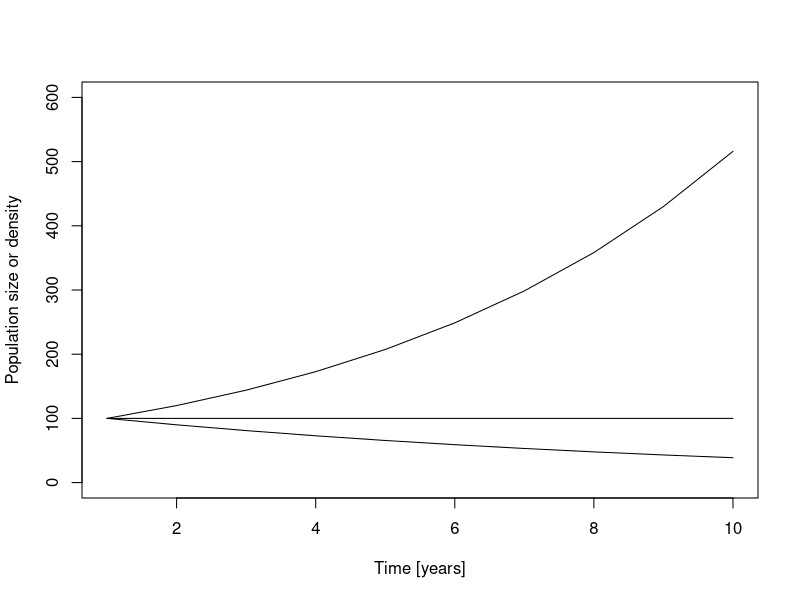
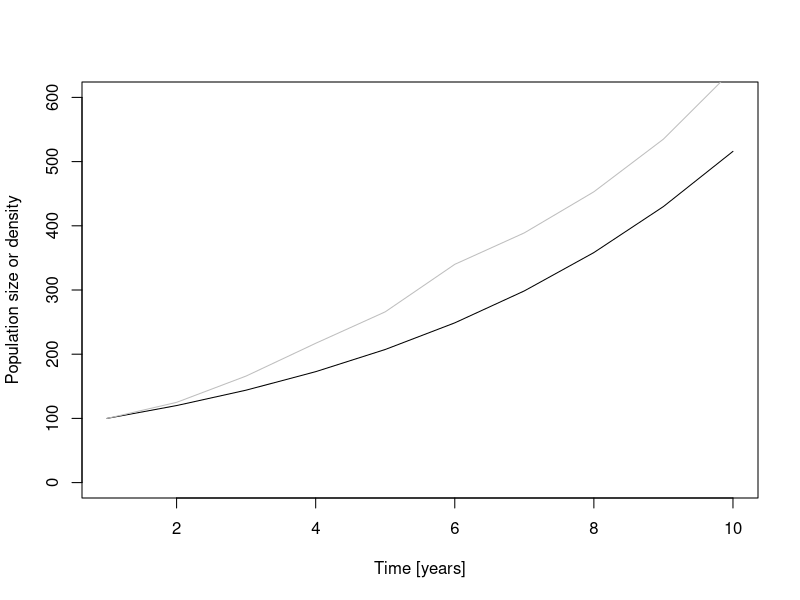
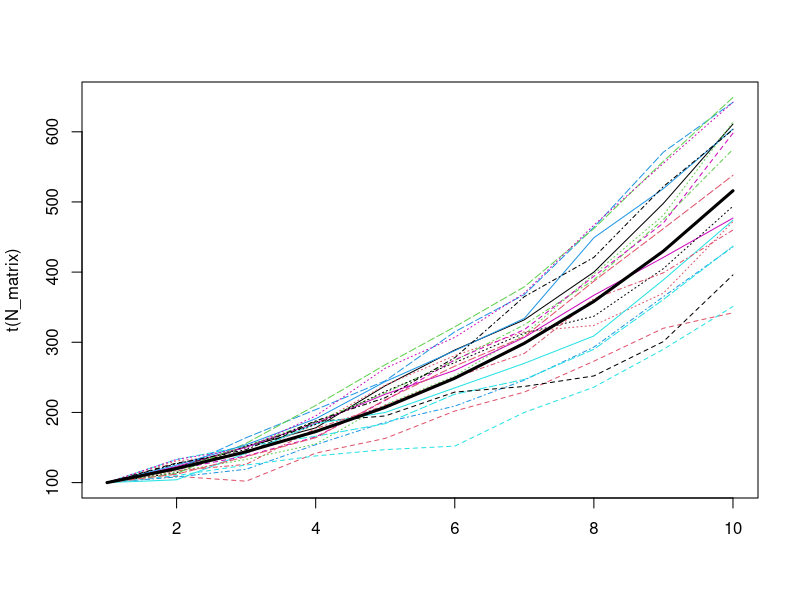
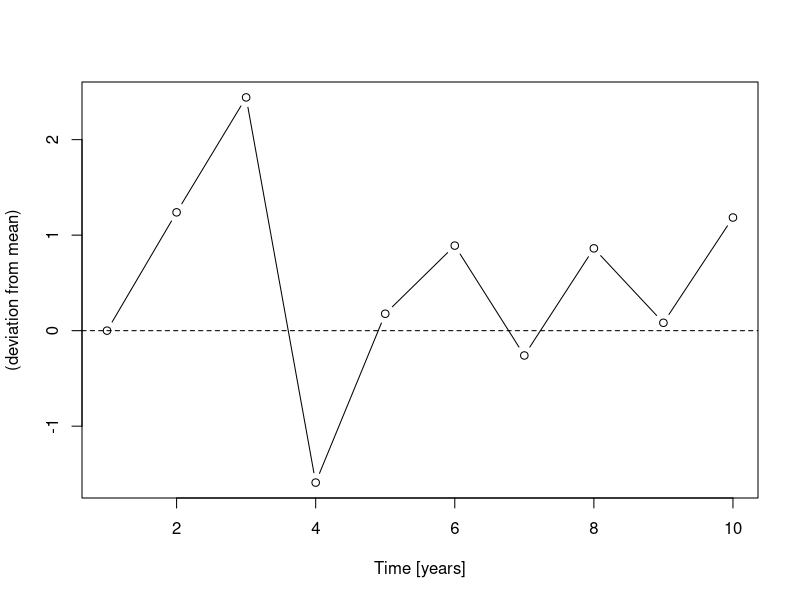
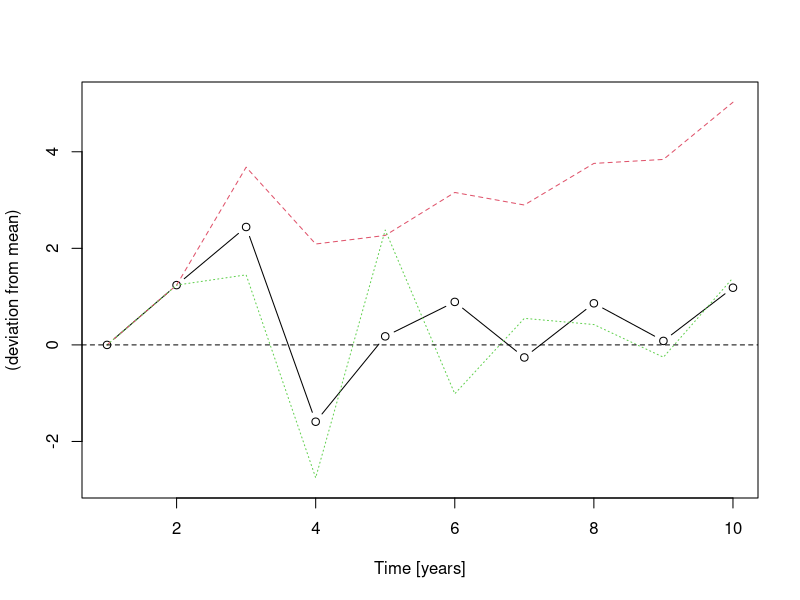
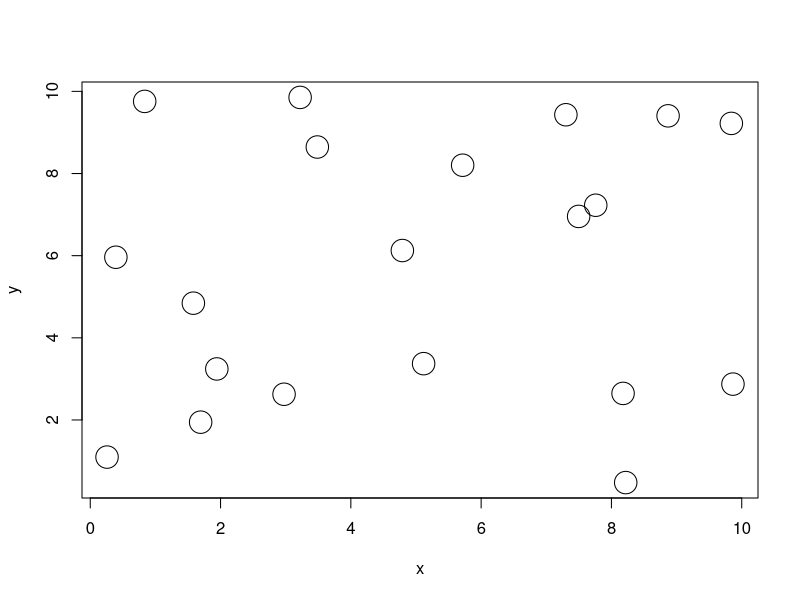

The R script that drew these images, in order: (Note: this script raises an error after producing the figures.)
library(sp)
library(tidyverse)
library(cowplot)

##---------------------------------------------------------------------------------------------------------------------------------------------------
# Process-based model I: geometric population growth
# simulate population growth and plot for three cases:
# 1) b > d
# 2) b == d
# 3) b < d

# initial population size
N0 = 100
# per-capita birth rate
b = 1.2
# per-capita mortality (e.g., annual plant)
d = 1
# initialise vector to store population size each year, and assign initial population size as first value
N <- NULL
N[1] <- N0

# simulate population growth for 10 year
for(t in 1:9) {
  N[t+1] = N[t] + (b-d) * N[t]
}

# b > d results
N_growing <- N
rm(N)

# b == d results
b = 1; d = 1
N <- NULL
N[1] <- N0

# simulate population growth for 10 year
for(t in 1:9) {
  N[t+1] = N[t] + (b-d) * N[t]
}
N_static <-  N
rm(N)

# b < d results
b = 0.9; d = 1
N <- NULL
N[1] <- N0

# simulate population growth for 10 year
for(t in 1:9) {
  N[t+1] = N[t] + (b-d) * N[t]
}
N_shrinking <-  N
rm(N)

# plot results
plot(1:length(N_growing), N_growing, type = 'l',
     ylim = c(0, 600),
     xlab = 'Time [years]',
     ylab = 'Population size or density')
lines(1:length(N_static), N_static, type = 'l')
lines(1:length(N_shrinking), N_shrinking, type = 'l')

##---------------------------------------------------------------------------------------------------------------------------------------------------
# Stochasticity: extending models to include structured randomness.
# - Dennis et al 1995 Ecological Monographs; Hilborn & Mangel 1997 The Ecological Detective

# Demographic and environmental stochasticity are most commonly discussed forms of stochasticity in Ecology
# other types: catastrophes (e.g., Lande 1993 Am Nat); measurement or observation error (e.g., Denis et al 1991 Ecol Monographs;
# Knape & de Valpine 2011 Ecol Lett);  process error (e.g., Denis et al 1991 Ecol Monographs; Thibaut & Connolly 2020 Ecology)

# Demographic stochasticity describes realised variability in demographic processes such as births, deaths and migration due
# to their probabilistic nature (see also Clark 2009 TREE for argument that stochastic forces exist only in models; e.g., "...processes perceived
# as stochastic at one level of abstraction have explanations at another.").

# Environmental stochasticity describes variablity in extrinsic environmental conditions (e.g., due to variation in temperature,
# precipitation, wind, etc)

# Extend geometric population model to include demographic stochasticity

# We have to decide how to change our model to include stochasticity. For example, we could assume that the parameter values of both the birth
# and death processes in the geometric growth model as random draws from probability distributions.
# Here, we'll instead use the approach taken in the metacommunity model
# that we will study later today (see also Adler & Drake 2008 Am Nat, Shoemaker et al. 2020 Ecology).

# We assume N[t+1] ~ Pois(lambda = N[t] + (b-d)*N[t]),
# N[t+1], the population size next year, is a random draw from a
# Poisson distribution with lambda (i.e., the one and only parameter of the Poisson distribution)
# equal to the expected population size under our model of geometric growth.

# define per-capita birth rate
b = 1.2
# and per-capita mortality
d = 1

# initialise vector to store population size
N <- NULL
N[1] <- N0

# simulate population growth for 10 years
for(t in 1:9) {

  N[t+1] = rpois(n = 1,
                 lambda = N[t] + (b-d) * N[t])
}

plot(1:length(N_growing), N_growing, type = 'l',
     ylim = c(0, 600),
     xlab = 'Time [years]',
     ylab = 'Population size or density')
lines(1:length(N), N,
      col = 'grey')

# do multiple simulations to visualise variability more clearly
nsims = 20
nyears = 9
N_matrix = matrix(data = NA,
                  nrow = nsims,
                  ncol = nyears + 1,
                  byrow = TRUE)
# initial population
N_matrix[,1] = N0

for(sim in 1:nsims){
  # print counter to screen
  print(paste('simulation ', sim, 'of ', nsims))
  for(t in 1:nyears){
    N_matrix[sim, t+1] = rpois(n = 1,
                   lambda = N_matrix[sim, t] + (b-d) * N_matrix[sim, t])
  }
}

# plot
matplot(t(N_matrix), type = 'l')
lines(1:length(N_growing), N_growing, lwd = 3)

## Environmental stochasiticity

# To include environmental stochasticity in our model of geometric population growth, we include an extra
# term, specifically,
# N[t+1] = N[t] + (b - d)*N[t] + sigma[t] * N[t],


# sigma[t] is a time series of environmental variation (e.g., temperature), and follows
# sigma[t+1] = a*sigma[t] + c*phi[t],
# where c scales the magnitude of the environmental variation phi[t] ~ N(0,1).

# set c = (1 - a^2)^0.5, which means var(sigma) is equal for all values of a.
# a controls autocorrelation:
# 0 < a < 1 environmental fluctuations are positively correlated,
# -1 < a < 0 environmental fluctuations are negatively correlated,
# a = 0, environmental fluctuations are uncorrelated.

phi = rnorm(nyears, mean = 0, sd = 1)
a = 0 # can to control autocorrelation of environmental fluctuations
c = (1 - a^2)^0.5
# initial vector to store environmental fluctuations
sigma <- NULL
sigma[1] = 0
# loop to create environmental fluctuations
for(t in 1:nyears){
  sigma[t+1] = a * sigma[t] + c*phi[t]
}

# visual inspection of environmental variation
plot(1:(nyears+1), sigma,
     xlab = 'Time [years]',
     ylab = 'Environmental condition\n(deviation from mean)',
     type = 'b')
abline(c(0,0), lty = 2)

# create plot with positive, negative and no autocorrelation
uncorrelated_sigma = sigma;
rm(sigma)

# positive autocorrelation
a = 1
sigma <- NULL
sigma[1] = 0
# loop to create environmental fluctuations
for(t in 1:nyears){
  sigma[t+1] = a * sigma[t] + c*phi[t]
}
pos_corr_sigma = sigma
rm(sigma)

# negative autocorrelation
a = -0.8
sigma <- NULL
sigma[1] = 0
# loop to create environmental fluctuations
for(t in 1:nyears){
  sigma[t+1] = a * sigma[t] + c*phi[t]
}
neg_corr_sigma = sigma
rm(sigma)

# plot
plot(1:(nyears+1), uncorrelated_sigma,
     xlab = 'Time [years]',
     ylab = 'Environmental condition\n(deviation from mean)',
     type = 'b',
     ylim = c(min(c(uncorrelated_sigma, pos_corr_sigma, neg_corr_sigma)) - 0.1,
              max(c(uncorrelated_sigma, pos_corr_sigma, neg_corr_sigma)) + 0.1))
lines(1:(nyears+1), pos_corr_sigma, col = 2, lty = 2)
lines(1:(nyears+1), neg_corr_sigma, col = 3, lty = 3)
abline(c(0,0), lty = 2)


# Exercises:
# 1) Extend model to include demographic and environmental stochasticity (see Shoemaker et al. 2020 Ecology).

# 2) How would you measure the impact of including stochasticity in a model of geometric growth using simulations?
# Hint: it can be done using linear (statistical) models; see e.g., Blowes & Connolly 2012 Ecological Applications.
# Use simulations and linear models to quantify the impact of including different combinations of demographic and environmental stochasticity.

# 3) Reformulate geometric population growth model to include stochastic variation in births and deaths as separate processes.


##---------------------------------------------------------------------------------------------------------------------------------------------------
## Metacommunity dynamics

# But first, metapopulation dynamics

# Simulate landscape of discrete patches
# Number of sites/patches (P)
P <- 20

# Random distribution of sites
x <- runif(P,0,10)
y <- runif(P,0,10)
plot(x,y,cex=3)

# Other spatial structures
xy <- spsample(SpatialPoints(coords0), P, "regular") # regular, clustered, random
coords <- coordinates(xy)
plot(coords,cex=3)
text(coords[,1],coords[,2],1:P)

# Calculate distances from each patch to every other patch
dists <- as.matrix(dist(coords))

# Population growth rate (density independent)
r <- 0.02

# define the per-capita probabilty of dispersal (i.e., probability of an individual emigrating)
a <- 0.02

# Assume that successfully arriving in another patch (having emigrated) declines exponentially with increasing distance
# Define the rate of exponential distance decay
d <- 0.1
# visual inspection of exponential distance decay in dispersal
plot(x = 1:M,
     y = exp(-d*(1:M)),
     ylim=c(0,1),
     col = 1,
     type = 'b')

lines(x = 1:M,
      y = exp(-(d*2)*(1:M)), # change the d value to see how function shape changes
      ylim=c(0,1),
      col = 2,
      type = 'b')



# calculate dispersal from and to each patch
disp_mat <- exp(-d * dists)
diag(disp_mat) <- 0 # all emigrants are assumed to have left their home patch

# convert to probability of immigrating to each patch from every other patch,
# this ensures that all emigrants arrive in a patch
disp_mat <- apply(disp_mat, 1, function(x) x / sum(x))

# check that we have a probability (should sum to one)
colSums(disp_mat)

# visualise
landscape <- ggplot(as_tibble(coords) %>%
         rename(x = x1,
                y = x2) %>%
         mutate(patch = 1:nrow(coords))) +
  geom_label(aes(x = x, y = y, label = patch)) +
  coord_fixed() +
  theme_bw() +
  theme()

connectivity <- as_tibble(disp_mat) %>%
  mutate(to.patch = rownames(disp_mat)) %>%
  gather(key = from.patch, value = dispersal, -to.patch) %>%
  mutate(from.patch = as.numeric(as.character(from.patch)),
                to.patch = as.numeric(as.character(to.patch))) %>%
  ggplot(aes(x = from.patch, y = to.patch, fill = dispersal)) +
  geom_tile() +
  labs(x = 'From patch',
       y = 'To patch') +
  scale_fill_viridis_c() +
  coord_fixed() +
  theme_bw()

plot_grid(landscape,
          connectivity)


# Simulate dynamics
#==================

# Distribute it on the landscape: initialise model
# 100 individuals in one site

# Set initial abundance
N <- rep(0,P)
N[sample(1:P,1)] <- 100
plot(coords,cex=3)
points(coords,cex=3,pch=16,col=grey(1-N/max(N)))


# Run model one time step (individuals on the move)

# Calculate number of new individuals (r * N)
rN <- round(r * N)

# update population size
N <- N + rN

# Calculate number of emmigrants ()
E <- round(a * N)

# stochastic alternative
E <- rbinom(length(N), size = N, prob = a)

# create immigration vector (to store number of immigrants)
I <- numeric(length = P)

# Calculate immigration
# loop through patches (for each patch, simulate dispersal)
for(p in 1:P){

  if(E[p]>0) {

    # sample the sites that receive immigrants from site i based on the dispersal kernel
    # this also adds stochasticity to the model
    dest <- sample(1:P, E[p], replace=TRUE, prob=disp_mat[p,])
    # Count the number of immigrants in each site
    Ii <- table(dest)
    # store the number of immigrants in each site
    I[sort(unique(dest))] <- I[sort(unique(dest))] + Ii
  }
}
# Calculate the abundance after dispersal
N <- N - E + I
N[N<0] <- 0

# repeat a few times to see redistribution the landscape
# plot abundance in each site (grey scale)
plot(coords,cex=3)
points(coords,cex=3,pch=16,col=grey(1-N/max(N)))


# Run the model for 100 time steps
tmax = 100
N <- matrix(nrow = tmax, ncol = P)
# initial population 100 in each patch
N[1,] <- 100

#
for(t in 2:tmax){
  print(paste(t, ' of ', tmax))
  rN <- round(r * N[t-1,])
  # what about stochastic population growth?
  # rN <- round(rnorm(1, 0, 0.2) * N[t-1,])
  N[t, ] <- N[t-1] + rN
  E <- rbinom(n = ncol(N), size = N[t, ], prob = a)
  I <- numeric(P)
  for(p in 1:P){
    if(E[p]>0) {
      dest <- sample(1:P,E[p],replace = TRUE,prob=disp_mat[p,])
      Ip <- table(dest)
      I[sort(unique(dest))] <- I[sort(unique(dest))] + Ip
    }
  }
  N[t, ] <- N[t, ] - E + I
  N[N<0] <- 0
}

matplot(N, type = 'l')


#---extension to include the niche in density-independent growth rate

# assume niche is Gaussian
# Gaussian distribution has two parameters: mean (or optima, z), and sd (or breadth)

# maximum density independent growth rate
rmax = 5
# niche optima
z = 0.5
# niche breath
breadth <- 0.01
plot(x = seq(0,1,0.01),
     y = exp(-((z - seq(0,1,0.01))/(2 * breadth))^2) * rmax,
     ylim=c(0,5),
     type = 'b',
     xlab = 'Environment',
     ylab = 'Density independent growth rate (r)')

# with the function from the Thompson model
S = 10 # number of species
env_traits(species = S,
           max_r = 5,                         # max growth rate
           min_env = 0, max_env = 1,          # range of environment
           env_niche_breadth = 0.05,       # niche breadth
           optima_spacing = 'even')           # spacing of z_i (optima)


##--------simulate metacommumity dynamics with the Thompson model
# Number of patches
P = 20
# Number of species
S = 20

# set up landscape for experiment (want the same landscape for both treatments)
meta_landscape <- landscape_generate(patches = M)

# dispersal matrix
# set rate of distance decay
d = 0.1
disp_mat <- dispersal_matrix(landscape = disp_experiment,
                                  torus = TRUE,
                                  kernel_exp = d,
                                  plot = TRUE)

# generate the time series of the environmental conditions for each patch (same for each treatment)
# Project idea: How does temporal environmental autocorrelation impact population, community or metacommunity dynamics / patterns?
env_conditions <- env_generate(landscape = disp_experiment,
                               env1Scale = 1, # temporal autocorrelation in the environment (here the environment is temporally uncorrelated)
                               timesteps = 1000)

# density independent component of model
densInd_niche <- env_traits(species = S,
                            max_r = 5,                         # max growth rate
                            min_env = 0, max_env = 1,          # range of environment
                            env_niche_breadth = 0.25,       # niche breadth
                            optima_spacing = 'even')           # spacing of z_i (optima)

# species interaction matrix:
# Project idea: examine the impact of alternate competition scenarios
# e.g., create  matrices for other dynamics in the paper (mixed, competitive dominance, destabilising competition)
equal_interaction_mat <- species_int_mat(species = S,
                                         intra = 1,
                                         min_inter = 1,
                                         max_inter = 1)

stabilising_interaction_mat <- species_int_mat(species = S,
                                         intra = 1,
                                         min_inter = 0,
                                         max_inter = 0.8)

# use simulateMC() function to simulate dynamics
sim_equal_comp <- simulate_MC(patches=P, species=S,
                        landscape = meta_landscape,
                        disp_mat = disp_mat,
                        env.df = env_conditions,
                        max_r = densInd_niche$max_r,
                        env_niche_breadth = densInd_niche$env_niche_breadth,
                        env_optima = densInd_niche$optima,
                        int_mat = equal_interaction_mat,
                        initialization=100, burn_in=300, timesteps=600)

sim_stabil_comp <- simulate_MC(patches=P, species=S,
                              landscape = meta_landscape,
                              disp_mat = disp_mat,
                              env.df = env_conditions,
                              max_r = densInd_niche$max_r,
                              env_niche_breadth = densInd_niche$env_niche_breadth,
                              env_optima = densInd_niche$optima,
                              int_mat = stabilising_interaction_mat,
                              initialization=100, burn_in=300, timesteps=600)

# extract data
sim_equalC_dat <- sim_equal_comp$dynamics.df %>%
  as_tibble() %>%
  # reduce to last 100 time steps
  filter(time > 499 & time < 601)


sim_stabilC_dat <- sim_stabil_comp$dynamics.df %>%
  as_tibble() %>%
  # reduce to last 100 time steps
  filter(time > 499 & time < 601)

# visual inspection

# environmental conditions:
ggplot() +
  geom_line(data = sim_equalC_dat,
            aes(x = time, y = env, colour = env,
                group = patch)) +
  scale_colour_viridis_c()

# patch level population dynamics: equal comp
ggplot() +
  facet_wrap(~patch) +
  geom_line(data = sim_equalC_dat,
            aes(x = time, y = N, colour = optima,
                group = interaction(species, patch))) +
  scale_colour_viridis_c()

ggplot() +
  facet_wrap(~patch) +
  geom_line(data = sim_stabilC_dat,
            aes(x = time, y = N, colour = optima,
                group = interaction(species, patch))) +
  scale_colour_viridis_c()

# Exercises:
# Simulate dynamics according to the classic metacommunity paradigms (Fig 2 in paper) and plot
